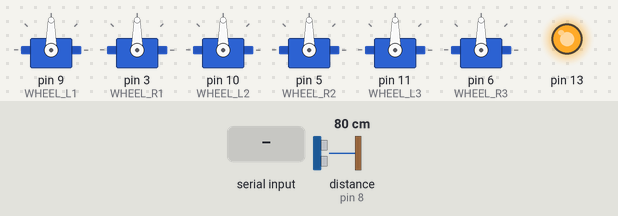
Bench run of a sketch on a simulated Arduino Uno, built with avr-gcc and run on an emulated ATmega328P. On the bench: 6 × servo, output pins drawn as LEDs (lit = HIGH). Inputs (shaded band) come from the test bench; at power-on: distance to the obstacle (sensor on pin 8) 80 cm. The echo pulse lasts 58.3 µs per cm; what the sketch prints to the serial monitor is not drawn.

Above: at 1.2 s.
1.3 s: "[90 45]\n" received over Serial
At 2.6 s:
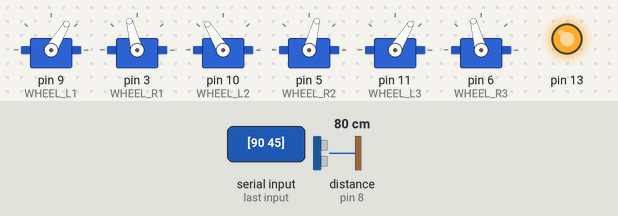
Timing chart, 0 to 4.3 s (numbered marks = the images above; inputs shaded):
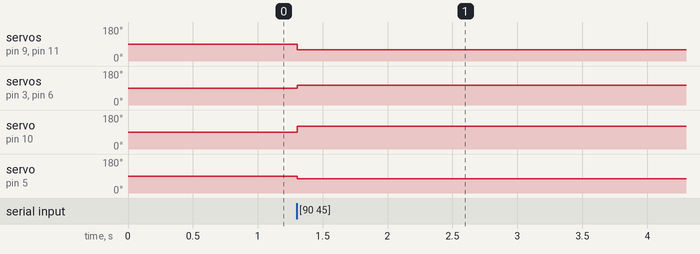

Measured:
- after the input at 1.3 s, servo on pin 9 (WHEEL_L1), servo on pin 11 (WHEEL_L3): 90° → 59° at once; servo on pin 3 (WHEEL_R1), servo on pin 6 (WHEEL_R3): 90° → 105° at once; servo on pin 10 (WHEEL_L2): 90° → 121° at once; servo on pin 5 (WHEEL_R2): 90° → 75° at once

The sketch:

wheels.ino
```cpp
#include <Servo.h>
#include <NewPing.h>
#include <string.h>
#define DEV_ID        1
#define WHEEL_R1      3
#define WHEEL_R2      5
#define WHEEL_R3      6
#define WHEEL_L1      9
#define WHEEL_L2      10
#define WHEEL_L3      11
#define TRIGGER_PIN   7
#define ECHO_PIN      8
#define MAX_DISTANCE  200

NewPing back_sonar(TRIGGER_PIN, ECHO_PIN, MAX_DISTANCE);
Servo wheel_l[3];
Servo wheel_r[3];
static int left_value, right_value;

const int bufsize = 256;
const int safesize = bufsize / 2;
char buf[bufsize];
char msg[bufsize];
char wbuf[safesize];
unsigned long msecs;
char numbuf[4];

int limit(int x, int a, int b) {
  if (x > b) {
    return b;
  } else if (x < a) {
    return a;
  } else {
    return x;
  }
}

void setwheels(int left, int right) {
  left = -limit(left, -90, 90);
  right = limit(right, -90, 90);
  wheel_l[0].write(left + 90);
  wheel_l[1].write(90 - left);
  wheel_l[2].write(left + 90);
  wheel_r[0].write(right + 90);
  wheel_r[1].write(90 - right);
  wheel_r[2].write(right + 90);
}

void setup() {
  wheel_l[0].attach(WHEEL_L1);
  wheel_r[0].attach(WHEEL_R1);
  wheel_l[1].attach(WHEEL_L2);
  wheel_r[1].attach(WHEEL_R2);
  wheel_l[2].attach(WHEEL_L3);
  wheel_r[2].attach(WHEEL_R3);
  pinMode(13, OUTPUT);

  Serial.begin(38400);
  setwheels(0, 0);
  digitalWrite(13, HIGH);
  delay(50);
  msecs = millis();
}

void loop() {
  int nbytes = 0;
  if ((nbytes = Serial.available())) {
    // read + attach null byte
    int obytes = strlen(buf);
    Serial.readBytes(&buf[obytes], nbytes);
    buf[nbytes + obytes] = '\0';

    // resize just in case
    if (strlen(buf) > safesize) {
      memmove(buf, &buf[strlen(buf) - safesize], safesize);
      buf[safesize] = '\0';
    }

    // extract possible message 688 bottom, 615 top
    char *s, *e;
    if ((e = strchr(buf, '\n'))) {
      e[0] = '\0';
      if ((s = strrchr(buf, '['))) {
        // CUSTOMIZE
        sscanf(s, "[%d %d]", &left_value, &right_value);
        left_value = limit(left_value, -255, 255);
        right_value = limit(right_value, -255, 255);
      }
      memmove(buf, &e[1], strlen(&e[1]) + sizeof(char));
    }
  }

  setwheels(left_value * 90 / 255, right_value * 90 / 255);

  if (millis() - msecs > 100) { // 10Hz
    sprintf(msg, "[%d %d]", DEV_ID,
        back_sonar.ping() / US_ROUNDTRIP_CM);
    Serial.println(msg);
    msecs = millis();
  }
}
```
